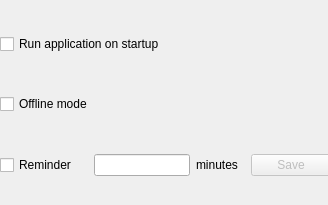
<?xml version="1.0" encoding="UTF-8"?>
<ui version="4.0">
 <class>CSettingsMenu</class>
 <widget class="QWidget" name="CSettingsMenu">
  <property name="geometry">
   <rect>
    <x>0</x>
    <y>0</y>
    <width>328</width>
    <height>205</height>
   </rect>
  </property>
  <property name="windowTitle">
   <string>Form</string>
  </property>
  <widget class="QWidget" name="verticalLayoutWidget">
   <property name="geometry">
    <rect>
     <x>0</x>
     <y>0</y>
     <width>331</width>
     <height>211</height>
    </rect>
   </property>
   <layout class="QVBoxLayout" name="verticalLayout">
    <item>
     <widget class="QCheckBox" name="checkBoxAutorun">
      <property name="text">
       <string>Run application on startup</string>
      </property>
     </widget>
    </item>
    <item>
     <widget class="QCheckBox" name="checkBoxOfflineMode">
      <property name="text">
       <string>Offline mode</string>
      </property>
     </widget>
    </item>
    <item>
     <layout class="QHBoxLayout" name="horizontalLayout">
      <item>
       <widget class="QCheckBox" name="checkBoxReminder">
        <property name="enabled">
         <bool>true</bool>
        </property>
        <property name="sizePolicy">
         <sizepolicy hsizetype="Maximum" vsizetype="Fixed">
          <horstretch>0</horstretch>
          <verstretch>0</verstretch>
         </sizepolicy>
        </property>
        <property name="minimumSize">
         <size>
          <width>84</width>
          <height>0</height>
         </size>
        </property>
        <property name="maximumSize">
         <size>
          <width>120</width>
          <height>16777215</height>
         </size>
        </property>
        <property name="text">
         <string>Reminder</string>
        </property>
       </widget>
      </item>
      <item>
       <widget class="QLineEdit" name="lineEditRemindeTime">
        <property name="minimumSize">
         <size>
          <width>96</width>
          <height>0</height>
         </size>
        </property>
        <property name="maximumSize">
         <size>
          <width>96</width>
          <height>16777215</height>
         </size>
        </property>
       </widget>
      </item>
      <item>
       <widget class="QLabel" name="label">
        <property name="minimumSize">
         <size>
          <width>49</width>
          <height>0</height>
         </size>
        </property>
        <property name="maximumSize">
         <size>
          <width>49</width>
          <height>16777215</height>
         </size>
        </property>
        <property name="text">
         <string>minutes</string>
        </property>
       </widget>
      </item>
      <item>
       <widget class="QPushButton" name="saveLineEditButton">
        <property name="enabled">
         <bool>false</bool>
        </property>
        <property name="minimumSize">
         <size>
          <width>80</width>
          <height>0</height>
         </size>
        </property>
        <property name="maximumSize">
         <size>
          <width>80</width>
          <height>16777215</height>
         </size>
        </property>
        <property name="text">
         <string>Save</string>
        </property>
       </widget>
      </item>
     </layout>
    </item>
   </layout>
  </widget>
 </widget>
 <resources/>
 <connections/>
</ui>
